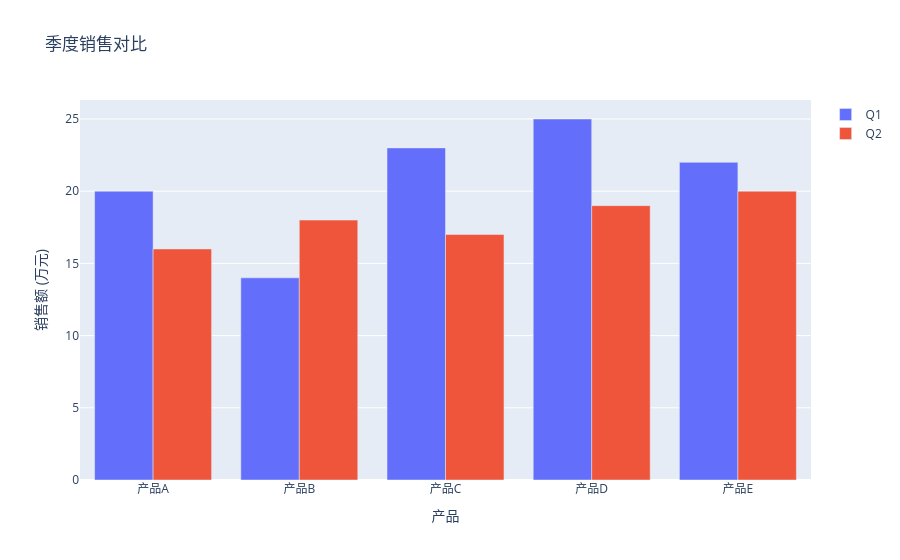

Here is the notebook cell this chart was saved with:
### Markdown cell above
## 4. 柱状图

### Code cell
# 创建销售数据
categories = ['产品A', '产品B', '产品C', '产品D', '产品E']
q1_sales = [20, 14, 23, 25, 22]
q2_sales = [16, 18, 17, 19, 20]

fig = go.Figure(data=[
    go.Bar(name='Q1', x=categories, y=q1_sales),
    go.Bar(name='Q2', x=categories, y=q2_sales)
])

fig.update_layout(
    title='季度销售对比',
    barmode='group',
    xaxis_title='产品',
    yaxis_title='销售额 (万元)'
)

fig.show()

### Figure 1 — Plotly figure (JSON) as saved in the notebook; plotly's stock layout.template omitted (floating-point values rounded to 4 significant figures)
{"data": [{"name": "Q1", "type": "bar", "x": ["产品A", "产品B", "产品C", "产品D", "产品E"], "y": [20, 14, 23, 25, 22]}, {"name": "Q2", "type": "bar", "x": ["产品A", "产品B", "产品C", "产品D", "产品E"], "y": [16, 18, 17, 19, 20]}], "layout": {"barmode": "group", "title": {"text": "季度销售对比"}, "xaxis": {"title": {"text": "产品"}}, "yaxis": {"title": {"text": "销售额 (万元)"}}}}
